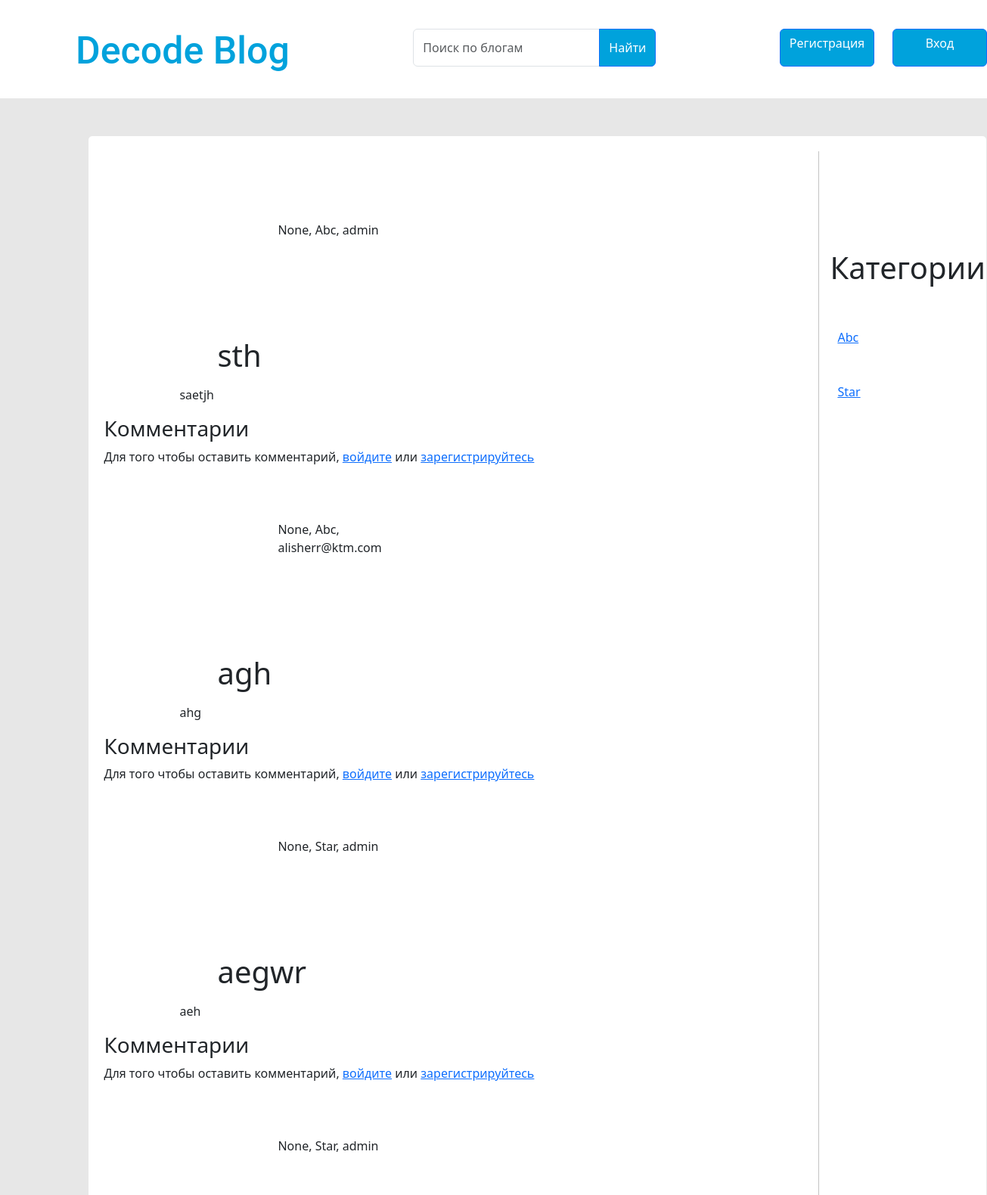
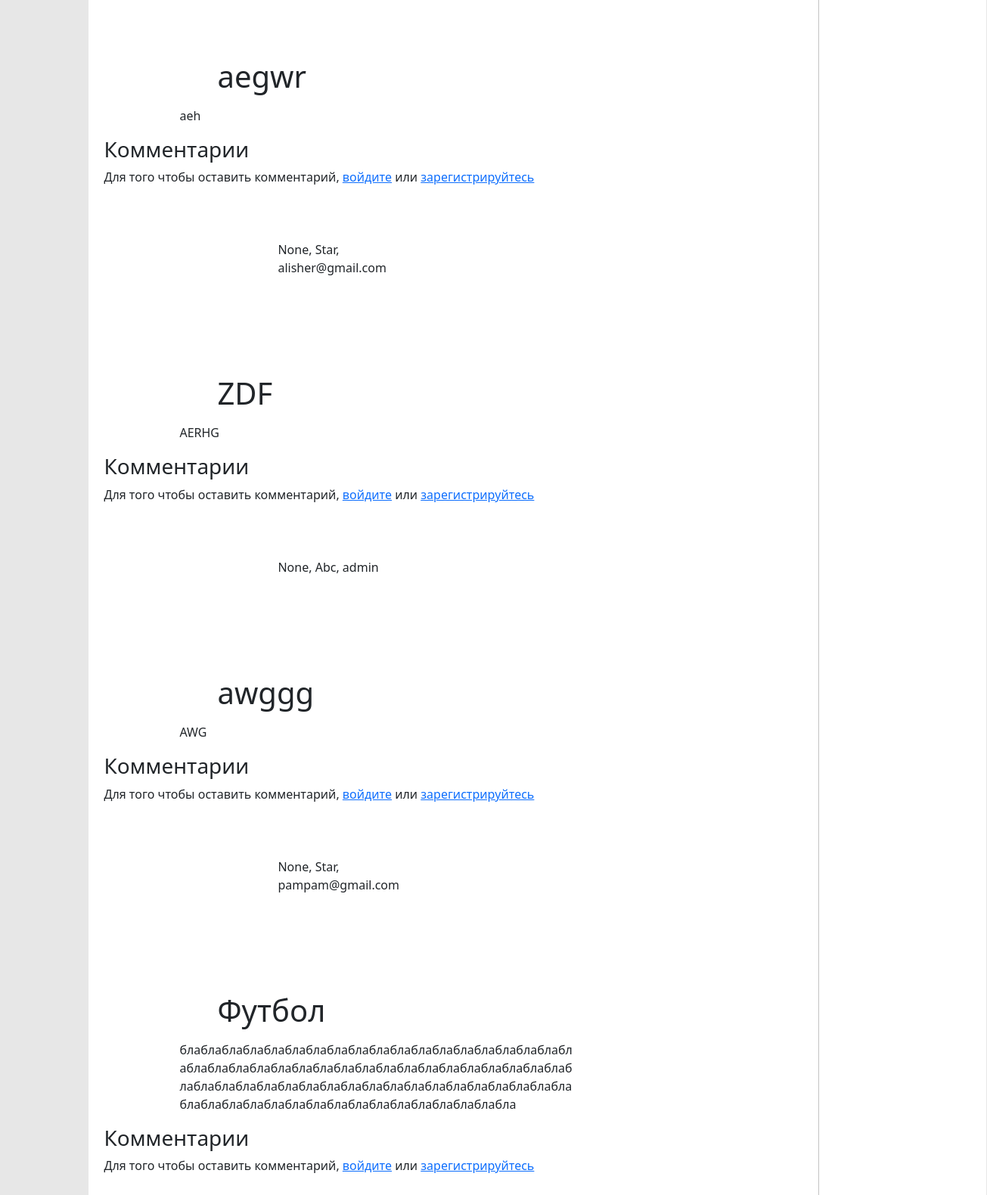
The page /creation/ on the database as committed earlier (2 pictures, top to bottom).
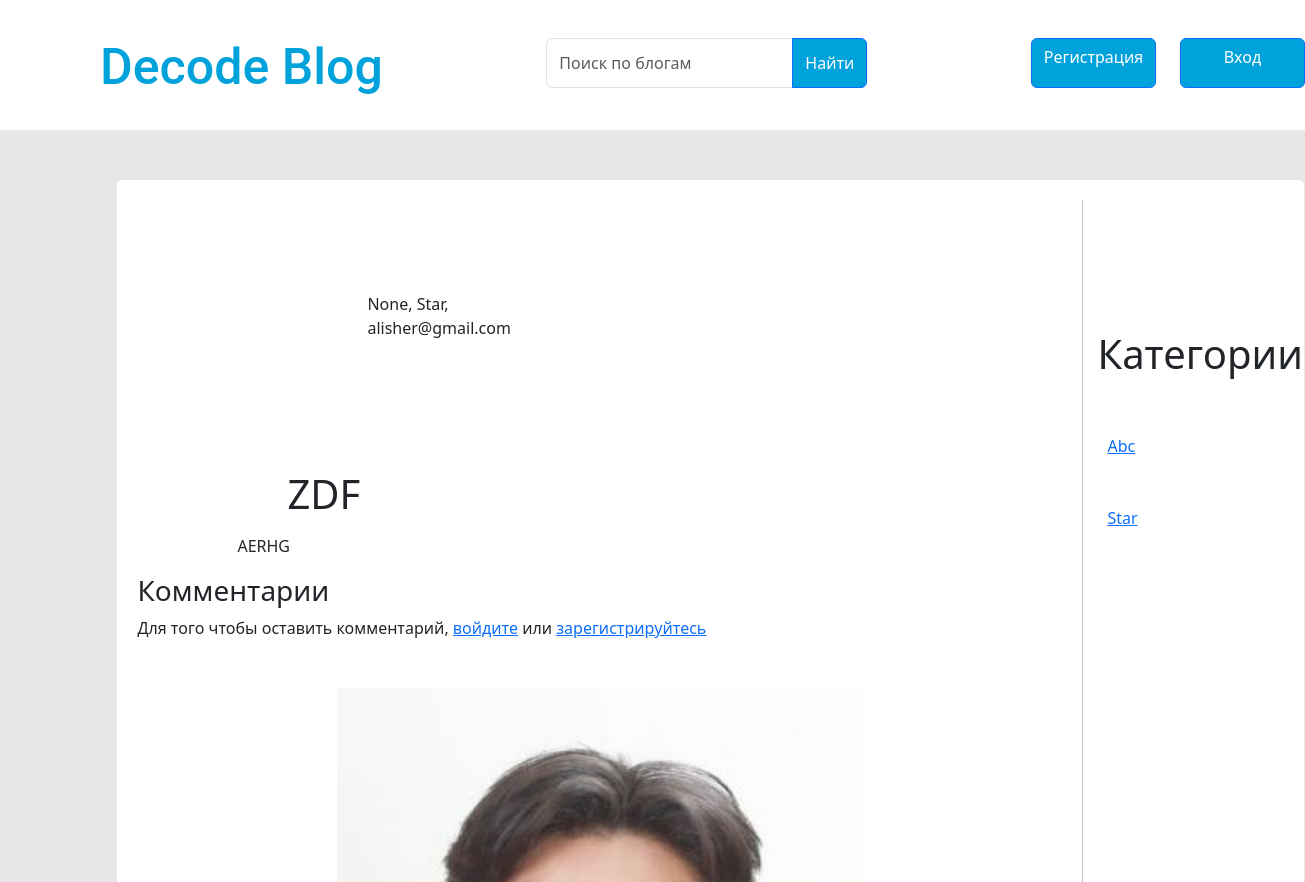
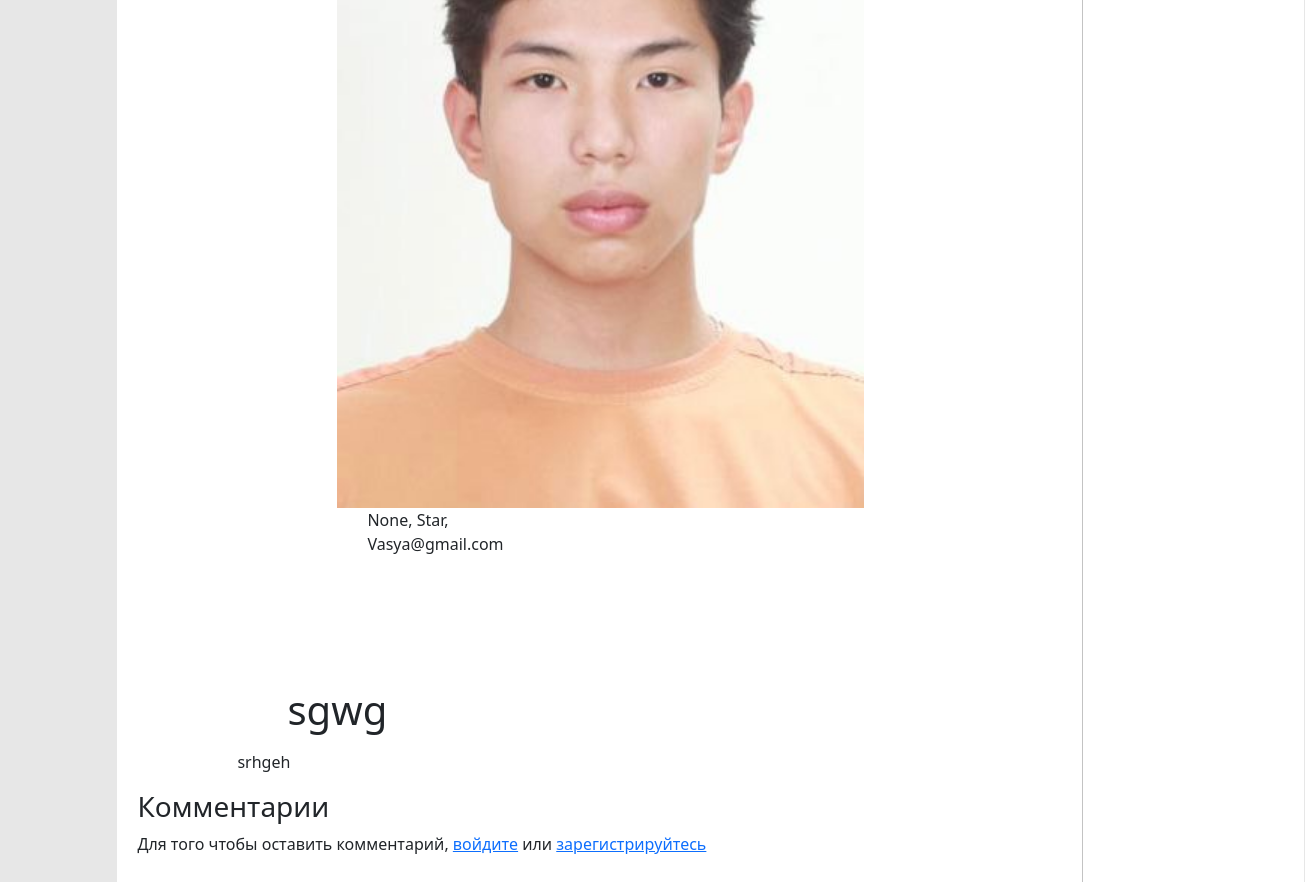
The same page on the database as committed later (2 pictures, top to bottom).
### creation/models.py (models this page shows, shortened)
class Blog(models.Model):
    image = models.ImageField(blank=True, null=True, upload_to=uniq_name_upload)
    publish_date = models.DateTimeField(auto_now_add = True)
    title = models.CharField(max_length=255)
    description = models.TextField()
    author = models.ForeignKey(User, on_delete=models.CASCADE, blank=True, null=True)
    category = models.ForeignKey(Category, on_delete=models.PROTECT)

class Category(models.Model):
    name = models.CharField(max_length=100, null = False)
    class Meta:
        verbose_name_plural = 'Categories'
    def __str__(self):
        return self.name

### authe/models.py (models this page shows)
class User(AbstractUser):
    groups = models.ManyToManyField(
        'auth.Group',
        related_name='users',
        blank=True,
        verbose_name='groups',
        help_text='The groups this user belongs to. A user will get all permissions granted to each of their groups.',
    )
    user_permissions = models.ManyToManyField(
        'auth.Permission',
        related_name='users',
        blank=True,
        verbose_name='user permissions',
        help_text='Specific permissions for this user.',
        error_messages={
            'add': 'The permission you are trying to add already exists for the user.',
            'remove': 'The permission you are trying to remove does not exist for the user.',
        },
    )

### creation/views.py (the view)
# urls.py: path('', views.Home.as_view(),  name='home_page'),
class Home(View):
    def get(self, request):
        creation = Blog.objects.order_by('-publish_date')
        category = Category.objects.all()
        context = {
            'title': 'Все блоги',
            'creation': creation,
            'category': category,
        }
        return render(request, 'creation/home_page.html', context=context)

### creation/templates/creation/home_page.html (shortened to what this page needs)
{% extends 'creation/base.html' %}
{% load static %}
{% block link %}
<link rel="stylesheet" href="{% static 'creation/home_page.css' %}">
{% endblock %}
{% block div %}
    <div class="right-btns">
        {% if request.user.is_authenticated %}
            <div >
                <a href="{% url 'authe:profile' %}" class="signup btn btn-primary" style="background-color: #00A2DC;">Профиль</a>
                <a href="{% url 'authe:signout' %}" class="signin btn btn-primary" style="background-color: #00A2DC;">Выйти</a>
            </div>
        {% else %}
            <div>
                <a href="{% url 'authe:signup' %}" class="signup btn btn-primary mb-1" style="background-color: #00A2DC;">Регистрация</a>
                <a href="{% url 'authe:login' %}" class="signin btn btn-primary mb-1" style="background-color: #00A2DC;">Вход</a>
            </div>
        {% endif %}
    </div>
{% endblock %}
{% block main %}
<section class="main index-main">
    <div class="main-content">
        <div class="content">
            {% for c in creation %}
                <div class="creation--item mt-4 pt-4 ">
                    <div class="creation-img">
                        <img src="{{ c.image.url }}" alt="">
                    </div>
                    <div class="blog-info">
                        <p class="publish_date">{{ c.publish_date }}, {{ c.category }}, {{ c.author }}</p>
                    </div>
                    <div class="title_desc">
                        <h1>{{ c.title }}</h1>
                        <p class="discription detail-desc mt-3">{{ c.description }}</p>
                    </div>
                    <div class="comments">
                        <h3 class="mb-2">Комментарии</h3>
                        {% if request.user and request.user.is_authenticated %}
                            <form action="" onsubmit="sendComment(event)">
                                {% csrf_token %}
                                <textarea name="text" id="commentText" placeholder="Напишите комментарий" class="form-control mt-3" rows="1"></textarea>
                                <input type="hidden" name="blog_id" id="blog_id" value="{{ comment.id }}">
                                <input type="hidden" name="user_id" id="user_id" value="{{ request.user.id }}">
                                <button type="submit" class="mt-2 btn btn-secondary" style="background-color: #00A2DC;">Отправить</button>
                            </form>
                        {% else %}
                            <p>Для того чтобы оставить комментарий, <a href="{% url 'authe:login' %}">войдите</a> или <a href="{% url 'authe:signup' %}">зарегистрируйтесь</a></p>
                        {% endif %}
                    </div>
                </div>
            {% endfor %}
        </div>
        <div class="main2-content">
        <div class="category">
            <h1>Категории</h1>
            {% for c in category %}
                <div class="category--item mt-4 pt-4">
                    <div class="category-info">
                        <a href="{% url 'creation:category_page' category_id=c.id %}">{{ c.name }}</a>
                    </div>
                </div>
            {% endfor %}
        </div>
    </div>
</section>
{% endblock %}

Rows that differ between the two databases and show on the page:
removed Blog: publish_date "None", category "Abc", author "admin", title "sth", description "saetjh"
removed Blog: publish_date "None", category "Abc", author "alisherr@ktm.com", title "agh", description "ahg"
removed Blog: publish_date "None", category "Star", author "admin", title "aegwr", description "aeh"
removed Blog: publish_date "None", category "Star", author "admin", title "aegwr", description "aeh"
removed Blog: publish_date "None", category "Abc", author "admin", title "awggg", description "AWG"
removed Blog: publish_date "None", category "Star", author "pampam@gmail.com", title "Футбол", description "блаблаблаблаблаблаблаблаблаблаблаблаблаблаблаблаблаблаблаблаблаблаблаблаблаблаблаблаблаблаблаблаблаблаблаблаблаблаблаблаблаблаблаблаблаблаблаблаблаблаблаблаблаблаблаблаблаблаблаблаблаблаблаблаблаблаблаблаблаблаблабла"
added Blog: image (picture), publish_date "None", category "Star", author "Vasya@gmail.com", title "sgwg", description "srhgeh"
